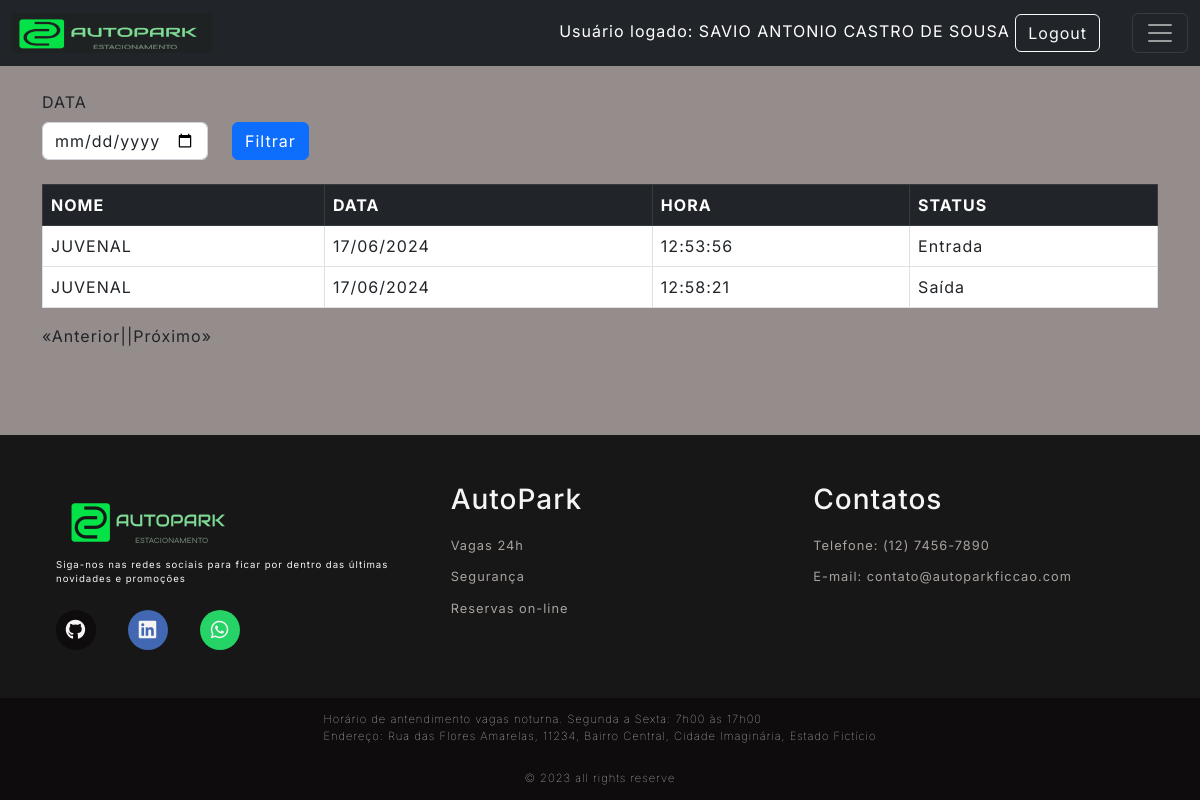
/traffic/list (signed in), run on the app's committed database.
### Src/Model/BancoDados.py (models this page shows, shortened)
class Usuarios(UserMixin,db.Model):
  __tablename__= "Usuarios"
  id = db.Column(db.Integer, primary_key=True, autoincrement=True)
  cpf = db.Column(db.Integer, unique=True)
  codUser = db.Column(db.Integer, unique=True)
  nome = db.Column(db.String(150))
  endereco = db.Column(db.String(150))
  contato = db.Column(db.String(150))
  email = db.Column(db.String(150))
  senha = db.Column(db.String(150))
  status = db.Column(db.String(3))

class Registro(db.Model):
  __tablename__= "registro"
  idRegistro = db.Column(db.Integer, primary_key=True, autoincrement=True)
  id = db.Column(db.Integer,db.ForeignKey('Usuarios.id'))
  rfid = db.Column(db.String(8))
  dt = db.Column(db.String(15))
  hr = db.Column(db.String(15))
  statusReg = db.Column(db.String(150))

### Src/View/Traffic.py (the view)
@Traffic.route('/list', defaults={'page': 1}, methods=['GET','POST'])
@Traffic.route('/list/<int:page>', methods=['GET','POST'])
@login_required
def list(page):
  _data=request.values.get('filtroData')
  return render_template('lista.html', listData=RFID.List(page,_data),_data=_data)

### Src/Controller/RFID.py (called while the page is built, shortened)
    def List(page, _data, per_page=5):
        sao_paulo = timezone("America/Sao_Paulo")
        now = datetime.now(sao_paulo)
        data = now.strftime("%d/%m/%Y")
        if _data == "None" or _data is None or len(_data) < 1:
            query = (
                Registro.query.join(Usuarios, Registro.id == Usuarios.id)
                .add_columns(Usuarios.nome, Registro.dt, Registro.hr, Registro.statusReg)
                .filter(Registro.dt == data)
                .paginate(page=page, per_page=per_page)
            )
        queryCount = Registro.query.count()
        return {
            "registros": query,
            "page": page,
            "per_page": per_page,
            "count": queryCount,
        }

### Src/View/Login.py (called while the page is built)
@login_manager.user_loader
def load_user(employee_id):
  usuario = Usuarios.query.filter_by(id=employee_id).first()
  return usuario

### Templates/lista.html (shortened to what this page needs)
{% extends 'base.html' %}
{% block conteudo %}
<br>
<div class="row">
  <label class="form-label" for="form3Example4">DATA</label>
  <fieldset class="form-group col-md-2">
    <form action="{{url_for('router.traffic.list')}}" method="GET">
      <input id="dataAtual" type="date" class="form-control" name="filtroData" value="{{_data}}">
  </fieldset>
  <fieldset class="form-group col-md-4">
    <button type="submit" class="btn btn-primary">Filtrar</button>
  </fieldset>
</div>
<br>
<div class="bg-white ">
  <table class="table table-bordered table-hover">
    <thead class="table-dark">
      <tr>
        <th scope="col">NOME</th>
        <th scope="col">DATA</th>
        <th scope="col">HORA</th>
        <th scope="col">STATUS</th>
      </tr>
    </thead>
    <tbody>
      {% for registro in listData['registros'].items %}
      <tr>
        <td>{{registro.nome}}</td>
        <td>{{registro.dt}}</td>
        <td>{{registro.hr}}</td>
        <td>{{registro.statusReg}}</td>
      </tr>
      {% endfor %}
    </tbody>
  </table>
</div>
<div style="display: flex;">
  {% if listData['registros'].has_prev %}
  <a href="{{listData['registros'].prev_num}}?filtroData={{_data}}"> «Anterior| </a>
  {% else %}
  <p> «Anterior| </p>
  {% endif %}
  {% if listData['registros'].has_next %}
  {% if listData['page'] == 1 %}
  <a href="list/{{listData['registros'].next_num}}?filtroData={{_data}}"> |Próximo»</a>
  {% else %}
  <a href="{{listData['registros'].next_num}}?filtroData={{_data}}"> |Próximo»</a>
  {% endif %}
  {% else %}
  <p> |Próximo»</p>
  {% endif %}
</div>
{% endblock conteudo %}

### Templates/top.html (shortened to what this page needs)
<div id="containers">
    <nav class="navbar navbar-dark bg-dark">
        <div class="container-fluid">
            <a class="navbar-brand" href="{{url_for('router.home.index')}}">
                <img src="{{url_for('static', filename='Images/LogoNavi.png')}}" alt="Logo" class="logo">
            </a>
            <div class="ms-auto">
                {% if not current_user.nome %}
                <div class="text-end login-button">
                    <a type="button" class="btn btn-outline-light me-2"
                        href="{{url_for('router.login.login')}}">Login</a>
                </div>
                {% else %}
                <div class="text-end me-4 user-info">
                    Usuário logado: {{current_user.nome}}
                    <a type="button" class="btn btn-outline-light me-2"
                        href="{{url_for('router.login.logout')}}">Logout</a>
                </div>
                {% endif %}
            </div>
            <button class="navbar-toggler" type="button" data-bs-toggle="collapse" data-bs-target="#navbarNav" aria-controls="navbarNav" aria-expanded="false" aria-label="Toggle navigation">
                <span class="navbar-toggler-icon"></span>
            </button>
        </div>
    </nav>
</div>

### Public/style.css (style rules this page uses)
:root { --color-neutral-0: #0e0c0c; --color-neutral-10: #171717; --color-neutral-30: #a8a29e; --color-neutral-40: #f5f5f5; --color-neutral-50: #958c8c; }
* { font-family: 'Inter', sans-serif; margin: 0; padding: 0; box-sizing: border-box; letter-spacing: 1px; }
body { background: var(--color-neutral-50); display: flex; flex-direction: column; min-height: 100vh; }
.logo { width: 200px; height: 40px; }
.user-info { text-align:right; color:white; width:300px; }
.user-info { text-align: right; color: white; width: 600px; white-space: nowrap; overflow: hidden; text-overflow: ellipsis; }

### data on the page
Usuarios: nome "SAVIO ANTONIO CASTRO DE SOUSA"
Registro: nome "JUVENAL", dt "17/06/2024", hr "12:53:56", statusReg "Entrada"
Registro: nome "JUVENAL", dt "17/06/2024", hr "12:58:21", statusReg "Saída"
